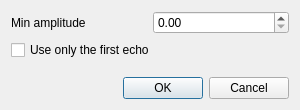
<?xml version="1.0" encoding="UTF-8"?>
<ui version="4.0">
 <class>ConvertWFToCloudDialog</class>
 <widget class="QDialog" name="ConvertWFToCloudDialog">
  <property name="geometry">
   <rect>
    <x>0</x>
    <y>0</y>
    <width>300</width>
    <height>110</height>
   </rect>
  </property>
  <property name="windowTitle">
   <string>Waveform to cloud</string>
  </property>
  <layout class="QVBoxLayout" name="verticalLayout">
   <item>
    <layout class="QHBoxLayout" name="horizontalLayout">
     <item>
      <widget class="QLabel" name="label">
       <property name="text">
        <string>Min amplitude</string>
       </property>
      </widget>
     </item>
     <item>
      <widget class="QDoubleSpinBox" name="minAmplitudeDoubleSpinBox"/>
     </item>
    </layout>
   </item>
   <item>
    <widget class="QCheckBox" name="onlyFirstEchoCheckBox">
     <property name="text">
      <string>Use only the first echo</string>
     </property>
    </widget>
   </item>
   <item>
    <spacer name="verticalSpacer">
     <property name="orientation">
      <enum>Qt::Vertical</enum>
     </property>
     <property name="sizeHint" stdset="0">
      <size>
       <width>20</width>
       <height>9</height>
      </size>
     </property>
    </spacer>
   </item>
   <item>
    <widget class="QDialogButtonBox" name="buttonBox">
     <property name="orientation">
      <enum>Qt::Horizontal</enum>
     </property>
     <property name="standardButtons">
      <set>QDialogButtonBox::Cancel|QDialogButtonBox::Ok</set>
     </property>
    </widget>
   </item>
  </layout>
 </widget>
 <resources/>
 <connections>
  <connection>
   <sender>buttonBox</sender>
   <signal>accepted()</signal>
   <receiver>ConvertWFToCloudDialog</receiver>
   <slot>accept()</slot>
   <hints>
    <hint type="sourcelabel">
     <x>248</x>
     <y>254</y>
    </hint>
    <hint type="destinationlabel">
     <x>157</x>
     <y>274</y>
    </hint>
   </hints>
  </connection>
  <connection>
   <sender>buttonBox</sender>
   <signal>rejected()</signal>
   <receiver>ConvertWFToCloudDialog</receiver>
   <slot>reject()</slot>
   <hints>
    <hint type="sourcelabel">
     <x>316</x>
     <y>260</y>
    </hint>
    <hint type="destinationlabel">
     <x>286</x>
     <y>274</y>
    </hint>
   </hints>
  </connection>
 </connections>
</ui>
